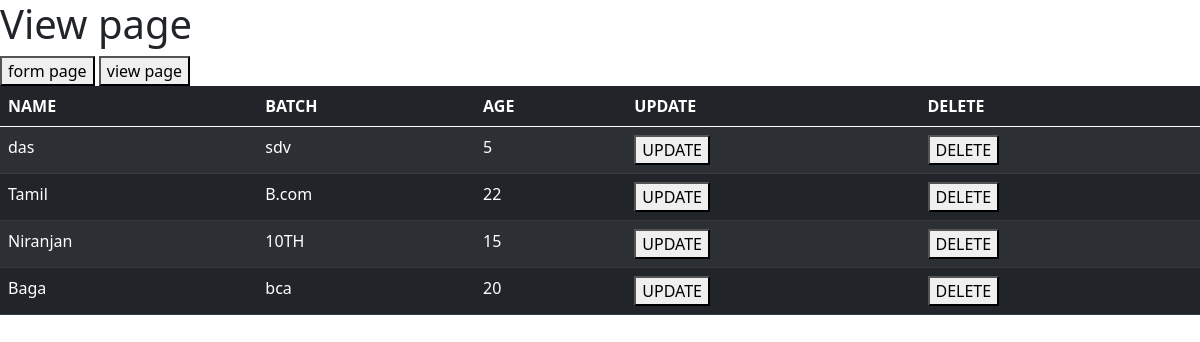
The app's page /view/, older data.
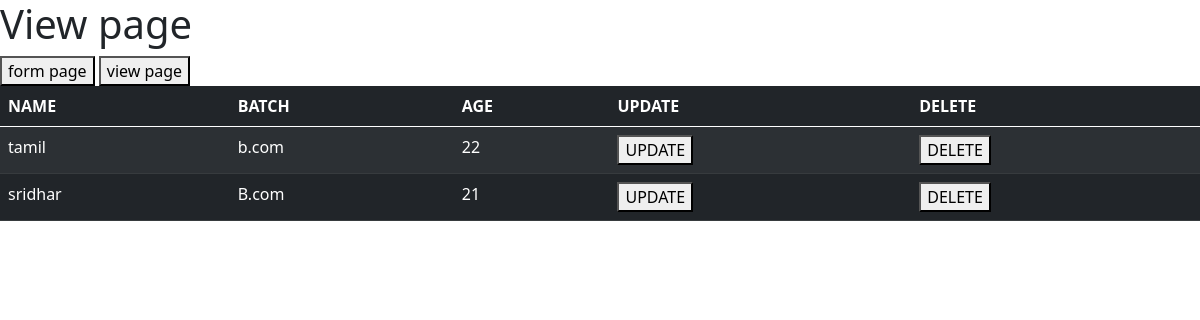
The same page, newer data.
### backend_app/models.py (models this page shows)
class class_models(models.Model):
    name = models.CharField(max_length=200)
    batch = models.CharField(max_length=10)
    age = models.IntegerField()

### backend_app/views.py (the view)
# urls.py: path('view/',view_page),
def view_page(request):
    context =  {
        'views_data': class_models.objects.all()
    }
    return render(request,"view.html",context)

### frontend_app/templates/view.html (shortened to what this page needs)
<!DOCTYPE html>
<html lang="en">
<head>
    <link href="https://cdn.jsdelivr.net/npm/bootstrap@5.0.2/dist/css/bootstrap.min.css" rel="stylesheet">
</head>
<body>
    <h1>View page</h1>
    <a href="/form"><button>form page</button></a>
    <a href="/view/"><button>view page</button></a>
    <table class="table table-dark table-striped">
        <thead>
            <th>NAME</th>
            <th>BATCH</th>
            <th>AGE</th>
            <th>UPDATE</th>
            <th>DELETE</th>
        </thead>
        <tbody>
            {% for student in views_data %}
            <tr>
                <td>{{student.name}}</td>
                <td>{{student.batch}}</td>
                <td>{{student.age}}</td>
                <td>
                    <a href="{% url 'update_student' student.id %}"><button>UPDATE</button></a></td>
                <td><a href="{% url 'delect_student' student.id %}"><button>DELETE</button></a></td>
            </tr>
            {% endfor %}
        </tbody>
    </table>
</body>
</html>

Row changes from the older to the newer data that the page shows:
removed class_models: name "das", batch "sdv", age "5"
removed class_models: name "Tamil", batch "B.com", age "22"
removed class_models: name "Niranjan", batch "10TH", age "15"
removed class_models: name "Baga", batch "bca", age "20"
added class_models: name "tamil", batch "b.com", age "22"
added class_models: name "sridhar", batch "B.com", age "21"
